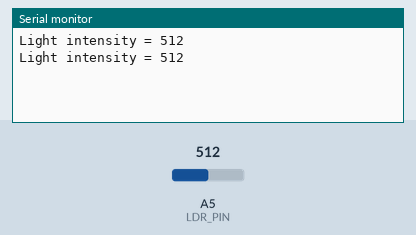
This sketch was run on a simulated Arduino Uno, built with avr-gcc and run on an emulated ATmega328P. On the bench: the last lines printed to the serial monitor. The test bench sets the inputs (shaded band); at power-on: A5 (LDR_PIN) = 512.

Above: at 1.8 s.
1.9 s: A5 (LDR_PIN) set to 716
At 2.8 s:
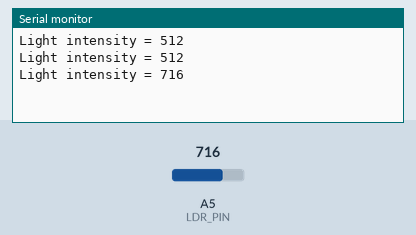
3.4 s: A5 (LDR_PIN) set to 900
At 4.7 s:
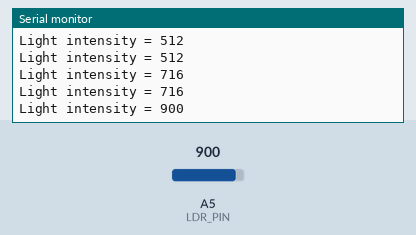
Timing chart, 0 to 6.4 s (numbered marks = the images above; inputs shaded):
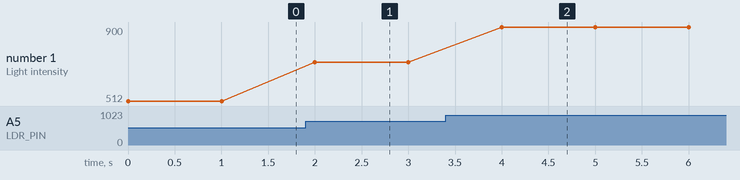

Measured:
- after the input at 1.9 s, the serial monitor: prints a new line after 0.10 s (image 1)
- after the input at 3.4 s, the serial monitor: prints a new line after 0.60 s (image 2)
- plotted number 1: 512 → 716 after the input at 1.9 s, 716 → 900 after the input at 3.4 s

The sketch:

xmpLightSensor.ino
```cpp
const int LDR_PIN = A5;

void setup () {
  Serial.begin(9600);
}

void loop () {
  int light = analogRead(LDR_PIN);
  Serial.print("Light intensity = ");
  Serial.println(light);
  delay(1000);
}
```
